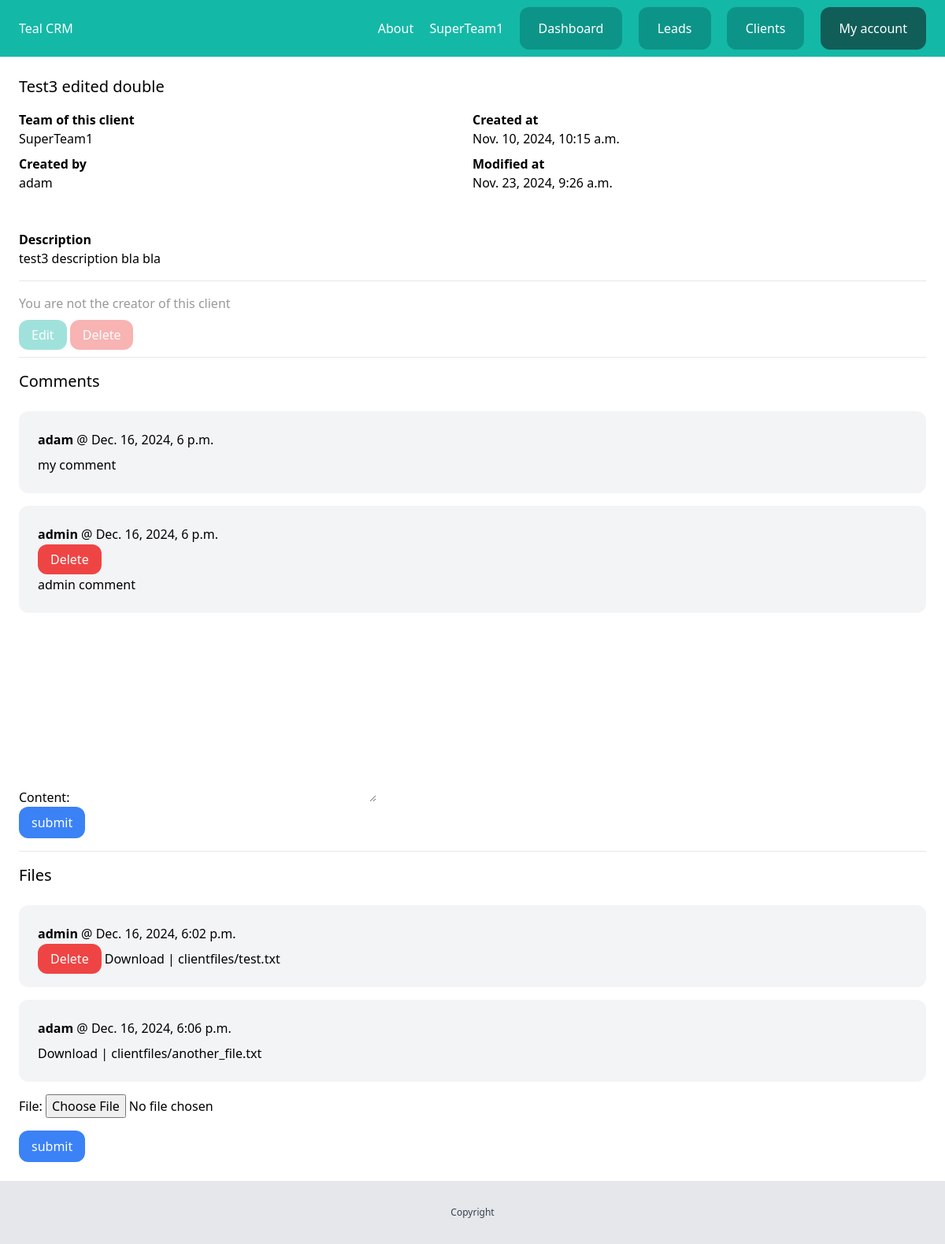
Page /dashboard/clients/1 (signed in) on the committed database.
### team/models.py (models this page shows)
class Team(models.Model):
    name = models.CharField(max_length=100)
    members = models.ManyToManyField(User, related_name='teams')
    created_by = models.ForeignKey(
        User, related_name='created_teams', on_delete=models.CASCADE)
    created_at = models.DateTimeField(auto_now_add=True)
    def __str__(self):
        return self.name

### client/models.py (models this page shows, shortened)
class Client(models.Model):
    team = models.ForeignKey(
        Team, related_name='clients', on_delete=models.CASCADE)
    name = models.CharField(max_length=255)
    email = models.EmailField()
    description = models.TextField(blank=True, null=True)
    created_by = models.ForeignKey(
        User, related_name='clients', on_delete=models.CASCADE)
    created_at = models.DateTimeField(auto_now_add=True)
    modified_at = models.DateTimeField(auto_now=True)
    class Meta:
        ordering = ('name',)

class Comment(models.Model):
    team = models.ForeignKey(
        Team, related_name='client_comments', on_delete=models.CASCADE)
    client = models.ForeignKey(
        Client, related_name='comments', on_delete=models.CASCADE)
    content = models.TextField(blank=True, null=True)
    created_by = models.ForeignKey(
        User, related_name='client_comments', on_delete=models.CASCADE)
    created_at = models.DateTimeField(auto_now_add=True)

class ClientFile(models.Model):
    team = models.ForeignKey(
        Team, related_name='client_files', on_delete=models.CASCADE)
    client = models.ForeignKey(
        Client, related_name='files', on_delete=models.CASCADE)
    file = models.FileField(upload_to='clientfiles')
    created_by = models.ForeignKey(
        User, related_name='client_files', on_delete=models.CASCADE)
    created_at = models.DateTimeField(auto_now_add=True)

### client/views.py (the view)
# urls.py: path('<int:pk>', views.clients_detail, name='detail'),
@login_required
def clients_detail(request, pk):
    client = get_object_or_404(Client, pk=pk)
    if request.method == 'POST':
        form = AddCommentForm(request.POST)
        if form.is_valid():
            comment = form.save(commit=False)
            comment.team = request.user.userprofile.active_team
            comment.created_by = request.user
            comment.client = client
            comment.save()
            return redirect('clients:detail', pk=pk)
    else:
        form = AddCommentForm()
    return render(request, 'client/clients_detail.html', {
        'client': client,
        'form': form,
        'fileform': AddFileForm()
    })

### client/forms.py
class AddCommentForm(forms.ModelForm):
    class Meta:
        model = Comment
        fields = ('content',)

class AddFileForm(forms.ModelForm):
    class Meta:
        model = ClientFile
        fields = ('file',)

### team/context_processors.py (called while the page is built)
def active_team(request):
    if request.user.is_authenticated:
        if request.user.userprofile.active_team:
            active_team = request.user.userprofile.active_team
        else:
            active_team = Team.objects.filter(created_by=request.user)[0]
    else:
        active_team = None
    return {'active_team': active_team}

### client/templates/client/clients_detail.html (shortened to what this page needs)
{% extends 'core/base.html' %}
{% block content %}
<div class="py-6 px-6">
    <h1 class="mb-4 text-xl">{{ client.name }}</h1>
    <div class="mb-6 flex justify-between">
        <div class="w-full">
            <p class="font-semibold">Team of this client</p>
            <p class="mb-2"><a href="{% url "team:detail" client.team.id %}">{{ client.team }}</a></p>
            <p class="font-semibold">Created by</p>
            <p class="mb-2">{{ client.created_by }}</p>
        </div>
        <div class="w-full">
            <p class="font-semibold">Created at</p>
            <p class="mb-2">{{ client.created_at }}</p>
            <p class="font-semibold">Modified at</p>
            <p class="mb-6">{{ client.modified_at }}</p>
        </div>
    </div>
    {% if client.description %}
    <p class="font-semibold">Description</p>
    <p class="mb-2">{{ client.description }}</p>
    {% endif %}
    <hr class="my-4">
    {% if client.created_by != request.user %}
    <p class="mb-4 opacity-40">You are not the creator of this client</p>
    <a href="" class="py-2 px-4 rounded-xl bg-teal-500 opacity-40 text-white">Edit</a>
    <a href="" class="py-2 px-4 rounded-xl bg-red-500 opacity-40 text-white">Delete</a>
    {% else %}
    <a href="{% url 'clients:edit' client.id %}" class="py-2 px-4 rounded-xl bg-teal-500 text-white">Edit</a>
    <a href="{% url 'clients:delete' client.id %}" class="py-2 px-4 rounded-xl bg-red-500 text-white">Delete</a>
    {% endif %}
    <hr class="my-4">
    <h2 class="mb-6 text-xl">Comments</h2>
    <div class="space-y-4">
        {% for comment in client.comments.all %}
            <div class="bg-gray-100 p-6 rounded-xl">
                <p class="mb-2"><strong>{{ comment.created_by }}</strong> @ {{ comment.created_at }}</p>
                {% if comment.created_by == request.user %}
                    <p class="mb-2"><a href="{% url "clients:comment_delete" comment.id %}" class="py-2 px-4 rounded-xl bg-red-500 text-white">Delete</a></p>
                {% endif %}
                {{ comment.content }}
            </div>
        {% endfor %}
    </div>
    <form action="{% url 'clients:add_comment' client.id %}" method="post">
        {{ form.as_p }}
        <button class="py-2 px-4 rounded-xl bg-blue-500 text-white">submit</button>
    </form>
    <hr class="my-4">
    <h2 class="mb-6 text-xl">Files</h2>
    <div class="space-y-4 mb-4">
        {% for file in client.files.all %}
            <div class="bg-gray-100 p-6 rounded-xl">
                <p class="mb-2"><strong>{{ file.created_by }}</strong> @ {{ file.created_at }}</p>
                {% if file.created_by == request.user %}
                    <a href="{% url "clients:file_delete" file.id %}" class="py-2 px-4 rounded-xl bg-red-500 text-white">Delete</a>
                {% endif %}
                <a href="{{ file.file.url }}">Download | {{ file.file.name }}</a>
            </div>
        {% endfor %}
    </div>
    <form action="{% url 'clients:add_file' client.id %}" method="post" enctype="multipart/form-data">
        {{ fileform.as_p }}
        <button class="mt-4 py-2 px-4 rounded-xl bg-blue-500 text-white">submit</button>
    </form>
</div>
{% endblock %}

### core/templates/core/partials/nav.html
<nav class="py-6 px-6 flex justify-between bg-teal-500" style="align-items: center;">
    <a href="/" class="text-white">Teal CRM</a>
    <div class="space-x-4">
        <a href="{% url 'about' %}" class="text-white">About</a>
        {% if request.user.is_authenticated %}
        <a href="{% url 'team:detail' active_team.id %}" class="text-white">{{ active_team.name }}</a>
        <a href="{% url 'dashboard:index' %}" class="py-4 px-6 bg-teal-600 rounded-xl text-white">Dashboard</a>
        <a href="{% url 'leads:list' %}" class="py-4 px-6 bg-teal-600 rounded-xl text-white">Leads</a>
        <a href="{% url 'clients:list' %}" class="py-4 px-6 bg-teal-600 rounded-xl text-white">Clients</a>
        <a href="{% url 'userprofile:myaccount' %}" class="py-4 px-6 bg-teal-800 rounded-xl text-white">My account</a>
        {% else %}
        <a href="{% url 'login' %}" class="py-4 px-6 bg-teal-600 rounded-xl text-white">Log in</a>
        <a href="{% url 'userprofile:signup' %}" class="py-4 px-6 bg-teal-300 rounded-xl text-white">Sign up</a>
        {% endif %}
    </div>
</nav>

### rows in the picture
Team: name "SuperTeam1"
Client: name "Test3 edited double", team "SuperTeam1", created_by "adam", created_at "Nov. 10, 2024, 10:15 a.m.", modified_at "Nov. 23, 2024, 9:26 a.m.", description "test3 description bla bla"
Comment: created_by "adam", created_at "Dec. 16, 2024, 6 p.m.", content "my comment"
Comment: created_by "admin", created_at "Dec. 16, 2024, 6 p.m.", shows "Delete", content "admin comment"
ClientFile: created_by "admin", created_at "Dec. 16, 2024, 6:02 p.m.", shows "Delete", file.name "clientfiles/test.txt"
ClientFile: created_by "adam", created_at "Dec. 16, 2024, 6:06 p.m.", file.name "clientfiles/another_file.txt"
